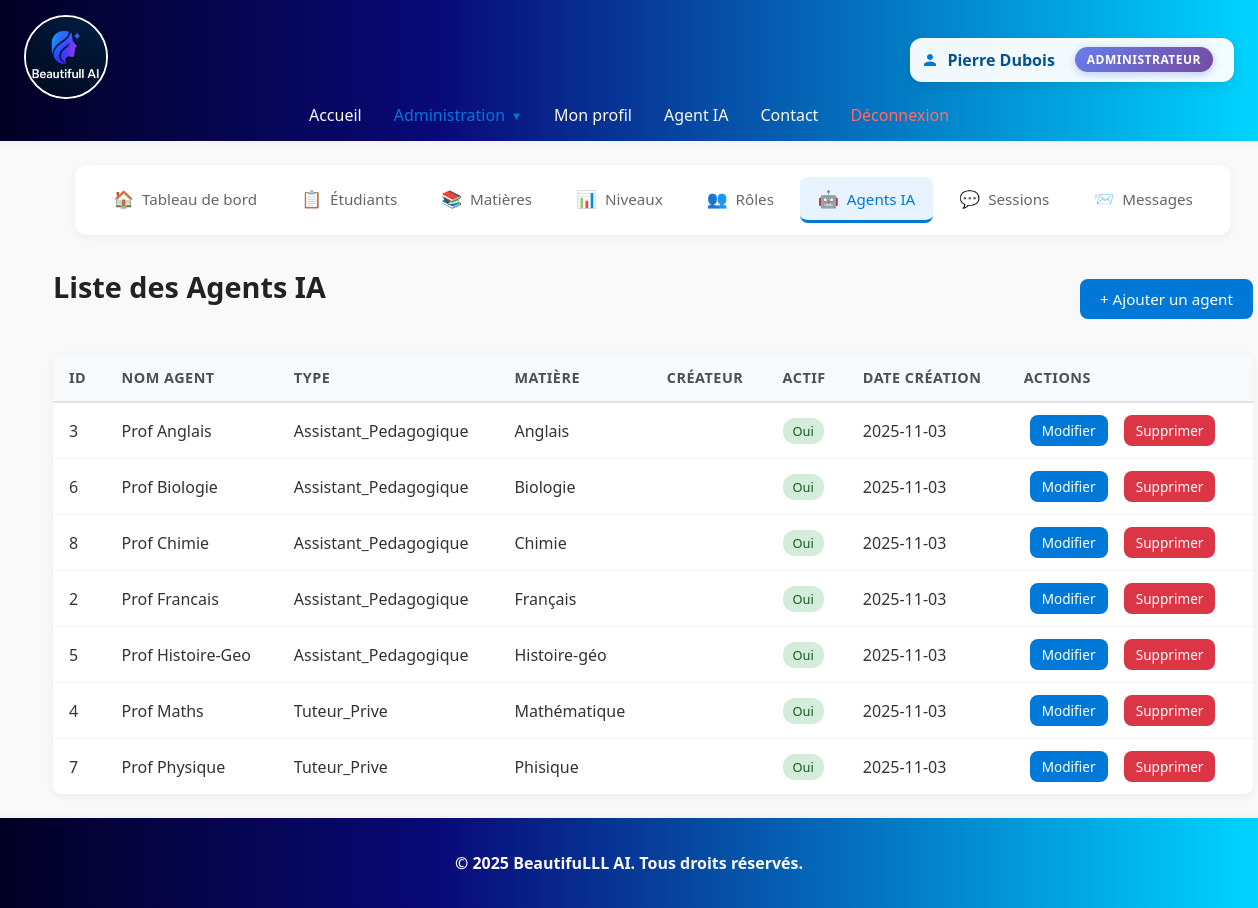
/index.php?action=agent_list (signed in), run on an earlier commit of the app's database.
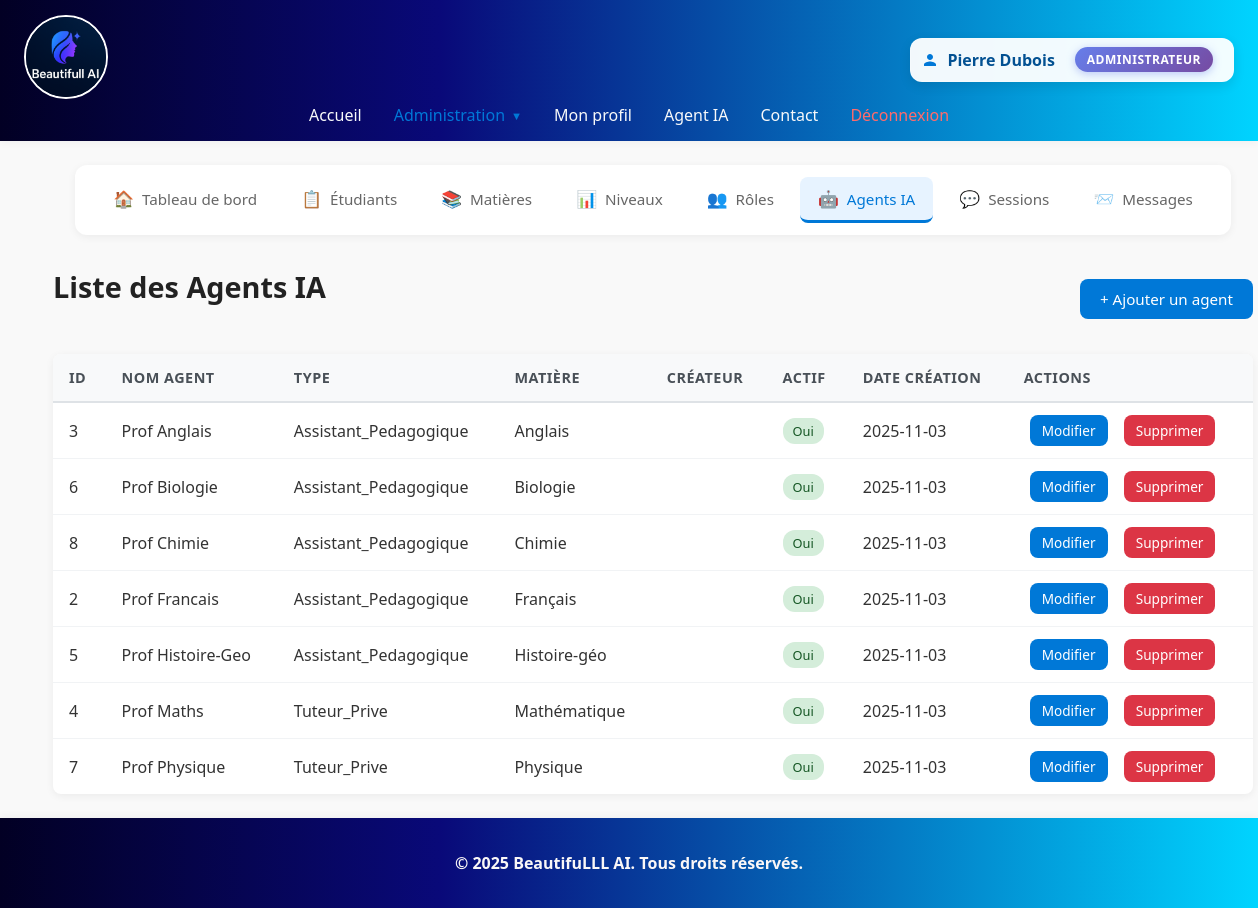
And on a later commit of the database.
### tables this page shows
CREATE TABLE IF NOT EXISTS `agent` (
  `id_agents` int NOT NULL AUTO_INCREMENT,
  `nom_agent` varchar(50) NOT NULL,
  `type_agent` varchar(50) NOT NULL,
  `avatar_agent` varchar(255) DEFAULT NULL,
  `est_actif` tinyint(1) DEFAULT '1',
  `description` text,
  `date_creation` datetime DEFAULT CURRENT_TIMESTAMP,
  `prompt_systeme` text NOT NULL,
  `model` varchar(100) DEFAULT 'openai/gpt-oss-20b',
  `temperature` decimal(3,2) DEFAULT '0.70',
  `max_tokens` int DEFAULT '8192',
  `top_p` decimal(3,2) DEFAULT '1.00',
  `reasoning_effort` enum('low','medium','high') DEFAULT 'medium',
  `id_matieres` int NOT NULL,
  PRIMARY KEY (`id_agents`),
  UNIQUE KEY `nom_agent` (`nom_agent`),
  UNIQUE KEY `unique_agent_per_matiere` (`id_matieres`)
);

CREATE TABLE IF NOT EXISTS `matieres` (
  `id_matieres` int NOT NULL AUTO_INCREMENT,
  `nom_matieres` varchar(50) NOT NULL,
  `description_matiere` text,
  PRIMARY KEY (`id_matieres`)
);

### php-crud/model/agent.php (called while the page is built, shortened)
<?php
class Agent
{
    private $conn;
    public function __construct()
    {
        $database = new Database();
        $this->conn = $database->connect();
    }
    public function read()
    {
        $sql = "SELECT a.*, m.nom_matieres
                FROM agent a
                LEFT JOIN Matieres m ON a.id_matieres = m.id_matieres
                ORDER BY m.nom_matieres";
        $stmt = $this->conn->prepare($sql);
        $stmt->execute();
        return $stmt->fetchAll(PDO::FETCH_ASSOC);
    }
}
?>

### php-crud/config/Database.php (called while the page is built, shortened)
<?php
class Database
{
    private $host = '127.0.0.1';
    private $dbName = 'ia_educative';
    private $username = 'root';
    private $password = '';
    public function connect()
    {
        try {
            $this->connection = new PDO(
                "mysql:host={$this->host};dbname={$this->dbName}",
                $this->username,
                $this->password
            );
            $this->connection->setAttribute(PDO::ATTR_ERRMODE, PDO::ERRMODE_EXCEPTION);
            return $this->connection;
        } catch (PDOException $e) {
            die("Database connection failed: " . $e->getMessage());
        }
    }
}

### php-crud/controllers/AgentController.php (called while the page is built, shortened)
<?php
require_once __DIR__ . '/../model/agent.php';
class AgentController
{
    public function getAgentsWithDetails()
    {
        $agentModel = new Agent();
        return $agentModel->read();
    }
}

### php-crud/views/agents/list.php (the view, shortened to what this page needs)
<?php
require_once __DIR__ . '/../../controllers/AgentController.php';
$agentController = new \Controllers\AgentController();
$agents = $agentController->getAgentsWithDetails();
?>
<?php include __DIR__ . '/../../includes/crud_nav.php'; ?>
<div class="crud-container">
    <div class="crud-header">
        <h1 class="page-title">Liste des Agents IA</h1>
        <a href="index.php?action=creer_agent" class="btn btn-primary">+ Ajouter un agent</a>
    </div>
    <table class="crud-table">
        <thead>
            <tr>
                <th>ID</th>
                <th>Nom Agent</th>
                <th>Type</th>
                <th>Matière</th>
                <th>Créateur</th>
                <th>Actif</th>
                <th>Date Création</th>
                <th>Actions</th>
            </tr>
        </thead>
        <tbody>
            <?php foreach ($agents as $agent): ?>
                <tr>
                    <td><?= htmlspecialchars($agent['id_agents']) ?></td>
                    <td><?= htmlspecialchars($agent['nom_agent']) ?></td>
                    <td><?= htmlspecialchars($agent['type_agent']) ?></td>
                    <td><?= htmlspecialchars($agent['nom_matieres'] ?? 'N/A') ?></td>
                    <td><?= htmlspecialchars(($agent['prenom'] ?? '') . ' ' . ($agent['nom'] ?? '')) ?></td>
                    <td>
                        <?php if ($agent['est_actif']): ?>
                            <span class="badge badge-success">Oui</span>
                        <?php else: ?>
                            <span class="badge badge-danger">Non</span>
                        <?php endif; ?>
                    </td>
                    <td><?= htmlspecialchars(date('Y-m-d', strtotime($agent['date_creation']))) ?></td>
                    <td>
                        <a href="index.php?action=modifier_agent&id=<?= htmlspecialchars($agent['id_agents']) ?>" class="btn btn-primary btn-sm">Modifier</a>
                        <a href="index.php?action=supprimer_agent&id=<?= htmlspecialchars($agent['id_agents']) ?>" class="btn btn-danger btn-sm">Supprimer</a>
                    </td>
                </tr>
            <?php endforeach; ?>
        </tbody>
    </table>
</div>

What changed in the data, as far as the page shows it:
changed through a linked row, agent "Prof Physique": id_matieres.nom_matieres "Phisique" → "Physique"
